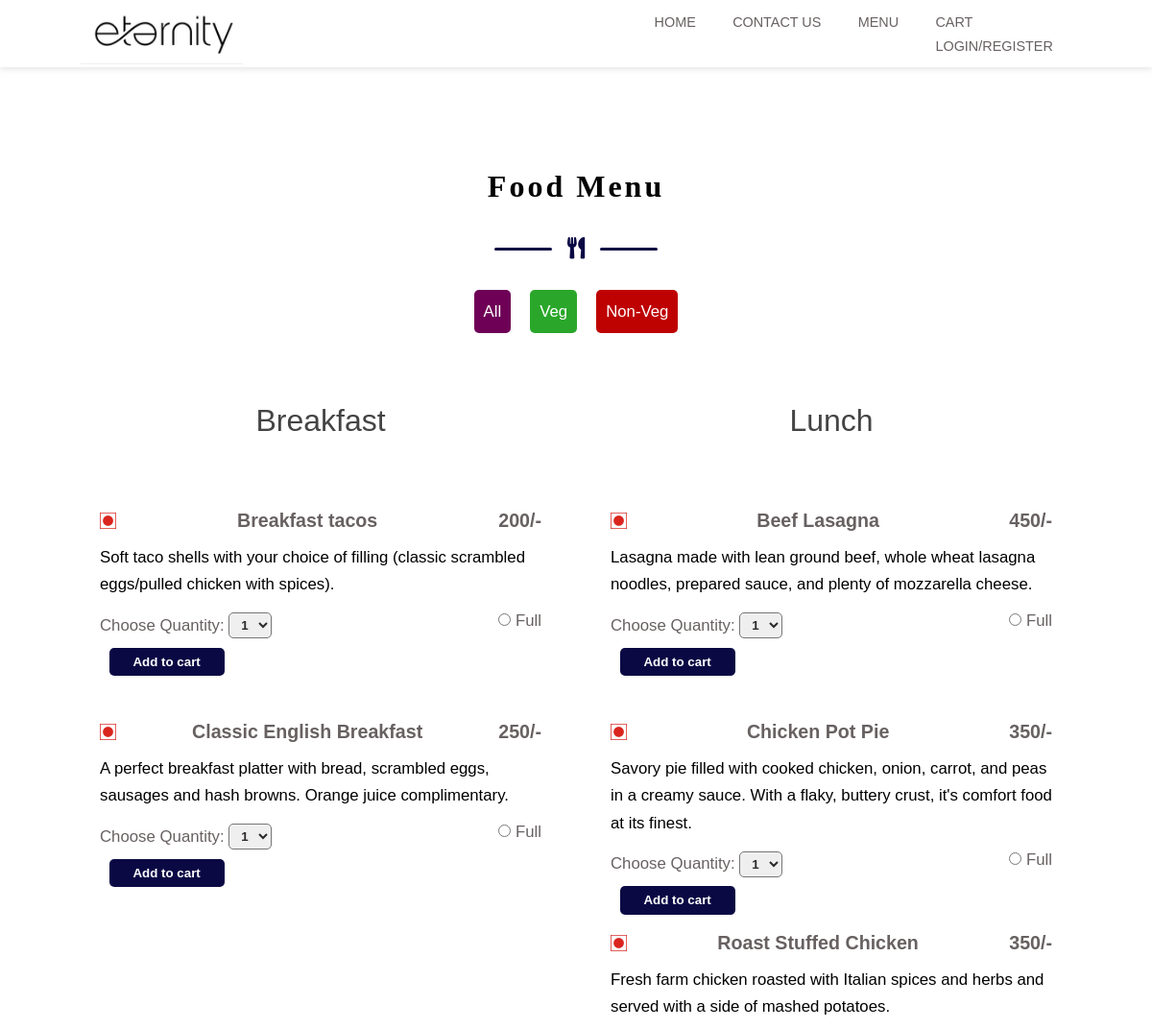
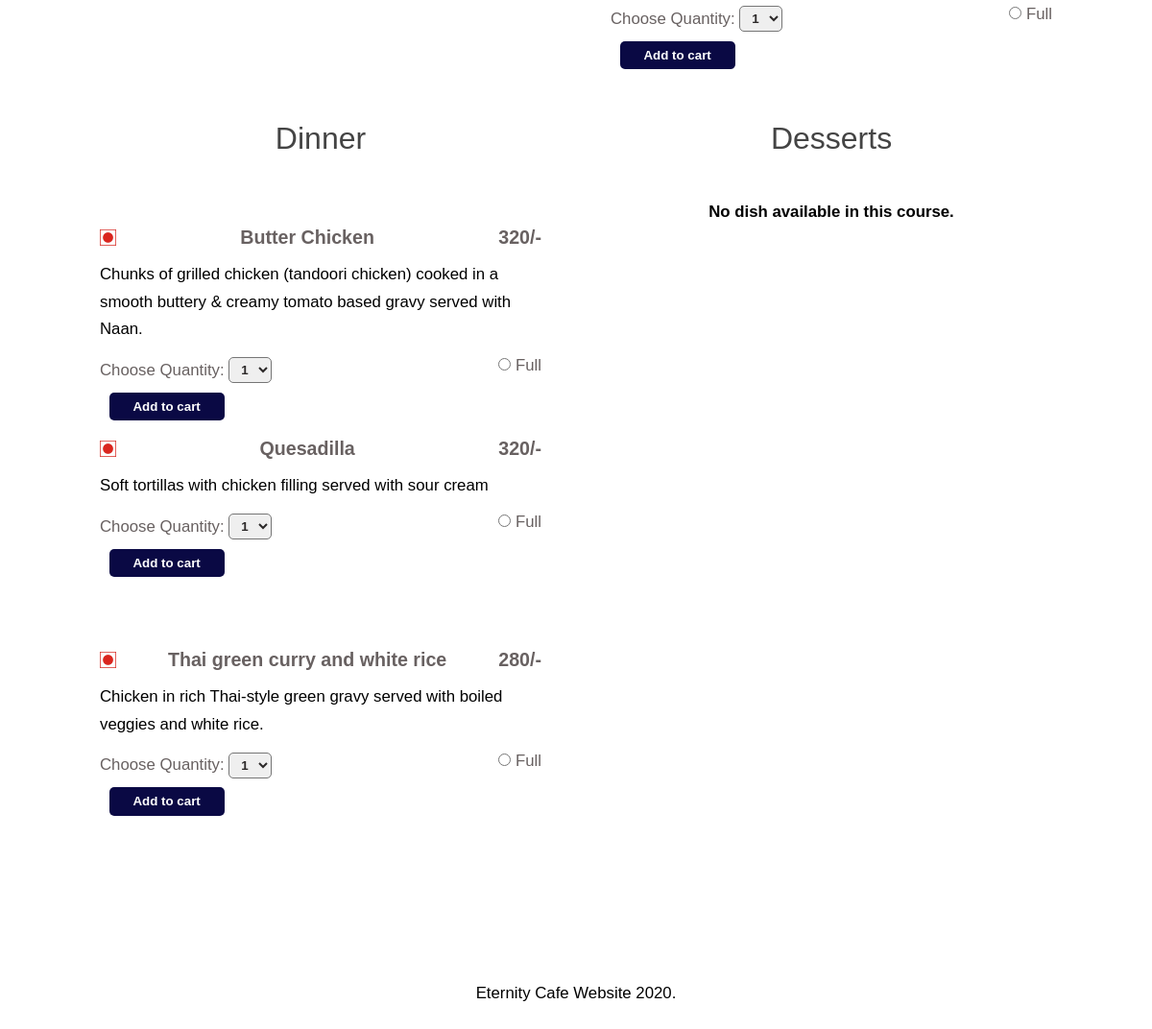
The page /menu.php?cat_id=2 on the database its author committed (2 pictures, top to bottom).
### tables this page shows
CREATE TABLE `category` (
  `id` int(11) NOT NULL,
  `category` varchar(50) NOT NULL,
  `order_number` int(11) NOT NULL,
  `status` int(11) NOT NULL,
  `added_on` datetime NOT NULL,
  `color` varchar(10) NOT NULL
);

CREATE TABLE `course` (
  `id` int(1) NOT NULL,
  `course` varchar(10) NOT NULL,
  `status` int(1) NOT NULL
);

CREATE TABLE `dish` (
  `id` int(11) NOT NULL,
  `course_id` int(11) NOT NULL,
  `dish` varchar(100) NOT NULL,
  `dish_detail` text NOT NULL,
  `image` varchar(100) NOT NULL,
  `status` int(11) NOT NULL,
  `added_on` datetime NOT NULL,
  `category_id` int(1) NOT NULL,
  `price` int(4) NOT NULL
);

CREATE TABLE `dish_details` (
  `id` int(11) NOT NULL,
  `dish_id` int(11) NOT NULL,
  `attribute` varchar(100) NOT NULL,
  `price` int(11) NOT NULL,
  `status` int(11) NOT NULL,
  `added_on` datetime NOT NULL
);

### function.inc.php (called while the page is built, shortened)
<?php
function get_safe_value($str)
{
	global $con;
	$str = mysqli_real_escape_string($con, $str);
	return $str;
}
?>

### menu.php (the view, shortened to what this page needs)
<?php
include('header.php');
?>
<div class="padding-y menu" id="menu">
    <div class="container">
        <div class="title">
            <h2>Food Menu</h2>
            <div class="line center">
                <div></div>
                <span><i class="fas fa-utensils"></i></span>
                <div></div>
            </div>
        </div>
        <?php
        $cat_res = mysqli_query($con, "select * from category where status = 1 order by order_number")
        ?>
        <div class="center">
            <a href="menu.php" class="button purple">All</a>
            <?php
            while ($cat_row = mysqli_fetch_assoc($cat_res)) {
                echo '<div class=' . $cat_row['category'] . '>
            <a class="button ' . $cat_row['color'] . '" href="menu.php?cat_id=' . $cat_row['id'] . '">' . $cat_row['category'] . '</a></div>';
            } ?>
        </div>
        <div class="menu-row">
            <?php
            $course_res = mysqli_query($con, "select * from course order by id");
            while ($course_row = mysqli_fetch_assoc($course_res)) {
                echo
                    '<div class="menu-col-1">
                <div class="center">
                    <h2 class="menu-section-title">' . $course_row['course'] . '</h2>
                </div>';
                $product_sql = "select * from dish where status = 1 and course_id=" . $course_row['id'] . " order by dish";
                if (isset($_GET['cat_id']) && $_GET['cat_id'] > 0) {
                    $cat_id = get_safe_value($_GET['cat_id']);
                    $product_sql = "select * from dish where status = 1 and course_id=" . $course_row['id'] . " and category_id=" . $cat_id . " order by dish";
                }
                $product_res = mysqli_query($con, $product_sql);
                $product_count = mysqli_num_rows($product_res);
                if ($product_count > 0) {
                    while ($product_row = mysqli_fetch_assoc($product_res)) {
                        $id = $product_row['id'];
                        $dish_attr_res_1 = mysqli_query($con, "select * from dish_details
                                    where status = 1 and dish_id=$id order by price");
                        $dish_attr_row = mysqli_fetch_assoc($dish_attr_res_1); ?>
                        <div class="menu-item">
                            <div class="menu-text">
                                <div class="price">
                                    <?php
                                    if ($product_row['category_id'] == 1) {
                                        echo ' <img style="width:17px;height:17px;" src="images/Veg.jpg" >';
                                    } else {
                                        echo ' <img style="width:17px;height:17px;" src="images/Non-Veg.jpg" alt="">';
                                    }
                                    ?>
                                    <h3><?php echo $product_row['dish']; ?></h3>
                                    <h3><?php echo $dish_attr_row['price']; ?>/-</h3>
                                </div>
                                <div>
                                    <p class="text"><?php echo $product_row['dish_detail'] ?></p>
                                    <div class="price">
                                        <div>
                                            <label>Choose Quantity:</label>
                                            <select class="dropdown center" id="quantity_dish<?php echo $id; ?>" name="quantity_dish<?php echo $id; ?>">
                                                <?php
                                                for ($i = 1; $i <= 20; $i++) {
                                                    echo "<option value='$i'>$i</option>";
                                                }
                                                ?>
                                            </select>
                                        </div>
                                        <br>
                                        <div>
                                            <?php
                                            $dish_attr_res = mysqli_query($con, "select * from dish_details
                                            where status = 1 and dish_id=$id order by price");
                                            while ($dish_attr_row = mysqli_fetch_assoc($dish_attr_res)) {
                                                $attr = $dish_attr_row['attribute'];
                                                $attr_id = $dish_attr_row['id']; ?>
                                                <input type="radio" id="attribute_dish<?php echo $id; ?>" name="attribute_dish<?php echo $id; ?>" value="<?php echo $attr; ?>">
                                                <label for="attribute_dish<?php echo $id; ?>"><?php echo $attr; ?></label><br>
                                            <?php }
                                            ?>
                                        </div>
                                    </div>
                                    <input class="add_to_cart" type="submit" style="border: none;" value="Add to cart" onclick="add_to_cart(<?php echo $id ?>,'add',<?php echo $attr_id ?>)">
                                </div>
                            </div>
                        </div>
            <?php
                    }
                } else {
                    echo "<h4 class='title'>No dish available in this course.</h4>";
                }
                echo ' </div>';
            } ?>
        </div>
    </div>
</div>
<?php
include('footer.php');
?>

### css/style.css (style rules this page uses)
:root { --nero: #252525; --dimGray: rgb(104, 97, 97); --max-red: #0a0944; --snow: #fafafa; --Libre: "Libre Franklin", sans-serif; --Kaushan: "Kaushan Script"; --transition: all 0.4s ease; }
* { box-sizing: border-box; padding: 0; margin: 0; font-family: var(--Libre); }
body { line-height: 1.5; font-size: 1.05rem; font-weight: 200; text-rendering: optimizeLegibility; }
a { color: #000; text-decoration: none; }
img { width: 100%; display: block; }
.button:link, .button:visited { color: white; padding: 10px 10px; margin: 10px; text-align: center; text-decoration: none; display: inline-block; border-radius: 5px; }
.red { background-color: rgb(190, 1, 1); }
.green { background-color: rgb(42, 167, 42); }
.purple { background-color: rgb(110, 0, 86); }
.container { width: 94%; margin: 0 auto; }
h1, h2, h3, h4, h5, h6 { padding: 0.3rem 0; }
.center { display: flex; align-items: center; justify-content: center; }
.text { padding: 0.3rem 0; line-height: 1.7; }
.padding-y { padding: 5rem 0; }
.title { padding: 1rem 0; text-align: center; }
.title h2 { margin: 0 0.5rem; font-family: var(--Kaushan); letter-spacing: 2px; }
.line { margin-top: 1.2rem; }
.line div { width: 60px; height: 3px; background: var(--max-red); border-radius: 5px; }
.line span { font-size: 1.4rem; margin: 0 1rem; color: var(--max-red); }
.menu-row { margin: 2rem 0; }
.menu-item { margin: 0.6rem 0; }
.menu-text { padding: 1rem 0; }
.price { display: flex; align-items: center; justify-content: space-between; color: var(--dimGray); }
.add_to_cart { margin: 0.6rem; display: inline-block; background: var(--max-red); width: 120px; border-radius: 5px; text-align: center; padding: 0.45rem 0; color: #fff; font-weight: 600; transition: var(--transition); }
.menu-section-title { font-size: 32px; display: block; font-weight: 400; color: #444; margin: 20px 0; text-align: center; }
.dropdown { margin-top: 0.6rem; display: inline-block; text-align: center; padding: 4px; border-radius: 5px; color: rgb(44, 41, 41); font-weight: 600; transition: var(--transition); }
@media screen and (min-width: 480px) { .title h2 { font-size: 2rem; letter-spacing: 3px; } }
@media screen and (min-width: 480px) { .menu-item { align-items: center; column-gap: 2rem; margin: 20px; height: 200px; } }
@media screen and (min-width: 992px) { .container { width: 90vw; } }
@media screen and (min-width: 992px) { .menu-row { display: grid; grid-template-columns: repeat(2, 1fr); column-gap: 2rem; } }
@media screen and (min-width: 1200px) { .container { width: 86%; } }

### rows shown on the page
category: category "Veg"
category: category "Non-Veg"
course: course "Breakfast"
dish: dish "Breakfast tacos", dish_details.price "200", dish_detail "Soft taco shells with your choice of filling (classic scrambled eggs/pulled chicken with spices).", id "1"
dish_details: attribute "Full"
dish: dish "Classic English Breakfast", dish_details.price "250", dish_detail "A perfect breakfast platter with bread, scrambled eggs, sausages and hash browns. Orange juice complimentary.", id "1"
dish_details: attribute "Full"
course: course "Lunch"
dish: dish "Beef Lasagna", dish_details.price "450", dish_detail "Lasagna made with lean ground beef, whole wheat lasagna noodles, prepared sauce, and plenty of mozzarella cheese.", id "1"
dish_details: attribute "Full"
dish: dish "Chicken Pot Pie", dish_details.price "350", dish_detail "Savory pie filled with cooked chicken, onion, carrot, and peas in a creamy sauce. With a flaky, buttery crust, it's comfort food at its finest.", id "1"
dish_details: attribute "Full"
dish: dish "Roast Stuffed Chicken", dish_details.price "350", dish_detail "Fresh farm chicken roasted with Italian spices and herbs and served with a side of mashed potatoes.", id "1"
dish_details: attribute "Full"
course: course "Dinner"
dish: dish "Butter Chicken", dish_details.price "320", dish_detail "Chunks of grilled chicken (tandoori chicken) cooked in a smooth buttery & creamy tomato based gravy served with Naan.", id "1"
dish_details: attribute "Full"
dish: dish "Quesadilla", dish_details.price "320", dish_detail "Soft tortillas with chicken filling served with sour cream", id "1"
dish_details: attribute "Full"
dish: dish "Thai green curry and white rice", dish_details.price "280", dish_detail "Chicken in rich Thai-style green gravy served with boiled veggies and white rice.", id "1"
dish_details: attribute "Full"
course: course "Desserts", shows "No dish available in this course."
